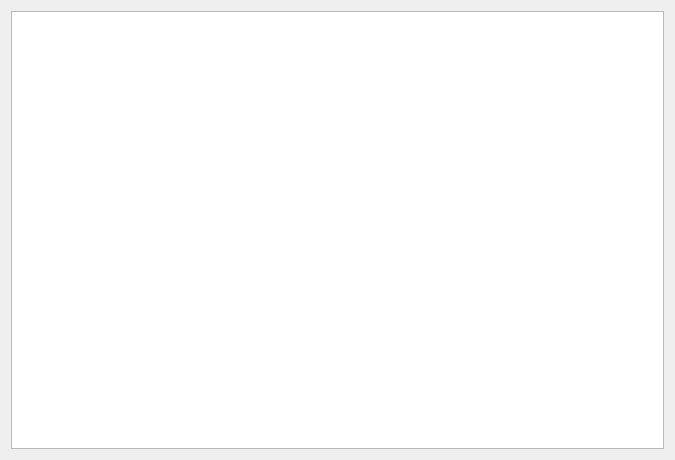
<?xml version="1.0" encoding="UTF-8"?>
<ui version="4.0">
 <class>QFormDoc</class>
 <widget class="QWidget" name="QFormDoc">
  <property name="geometry">
   <rect>
    <x>0</x>
    <y>0</y>
    <width>675</width>
    <height>460</height>
   </rect>
  </property>
  <property name="windowTitle">
   <string>Form</string>
  </property>
  <layout class="QVBoxLayout" name="verticalLayout">
   <item>
    <widget class="QPlainTextEdit" name="plainTextEdit"/>
   </item>
  </layout>
 </widget>
 <resources/>
 <connections/>
</ui>
